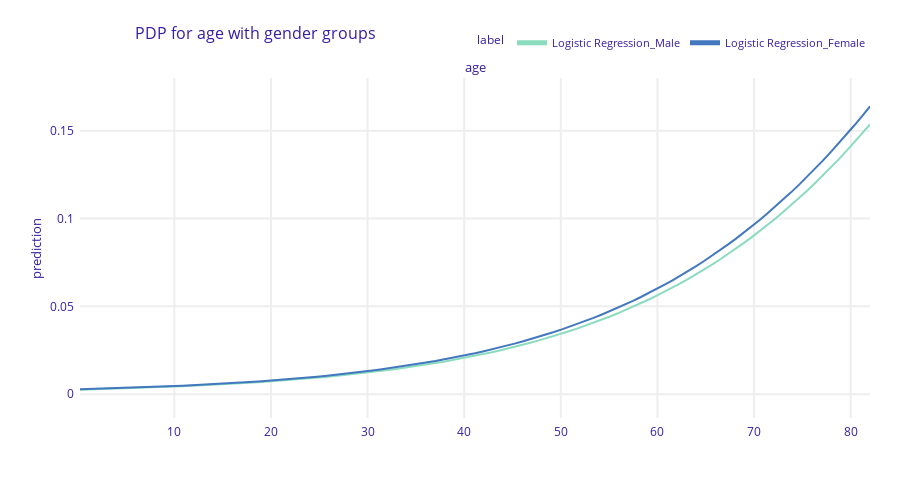

Notebook code for this chart:
### Code cell
X_train['gender_text'] = X_train['gender'].map({0: 'Female', 1: 'Male'})

# Użycie tej kolumny do grupowania
pdp_age_gender = exp.model_profile(variables=['age'], groups='gender')
pdp_age_gender.plot(title="PDP for age with gender groups")

### Figure 1 — Plotly figure (JSON) as saved in the notebook; plotly's stock layout.template omitted (floating-point values rounded to 4 significant figures; data arrays with more than 128 entries replaced by an {"elided": "..."} marker saying what was removed)
{"data": [{"customdata": {"elided": "101x3 mixed values"}, "hovertemplate": "<b>%{hovertext}</b><br><br>prediction=%{y:.3f}<br>mean_prediction=%{customdata[0]:.3f}<extra></extra>", "hovertext": ["Logistic Regression_Male", "Logistic Regression_Male", "Logistic Regression_Male", "Logistic Regression_Male", "Logistic Regression_Male", "Logistic Regression_Male", "Logistic Regression_Male", "Logistic Regression_Male", "Logistic Regression_Male", "Logistic Regression_Male", "Logistic Regression_Male", "Logistic Regression_Male", "Logistic Regression_Male", "Logistic Regression_Male", "Logistic Regression_Male", "Logistic Regression_Male", "Logistic Regression_Male", "Logistic Regression_Male", "Logistic Regression_Male", "Logistic Regression_Male", "Logistic Regression_Male", "Logistic Regression_Male", "Logistic Regression_Male", "Logistic Regression_Male", "Logistic Regression_Male", "Logistic Regression_Male", "Logistic Regression_Male", "Logistic Regression_Male", "Logistic Regression_Male", "Logistic Regression_Male", "Logistic Regression_Male", "Logistic Regression_Male", "Logistic Regression_Male", "Logistic Regression_Male", "Logistic Regression_Male", "Logistic Regression_Male", "Logistic Regression_Male", "Logistic Regression_Male", "Logistic Regression_Male", "Logistic Regression_Male", "Logistic Regression_Male", "Logistic Regression_Male", "Logistic Regression_Male", "Logistic Regression_Male", "Logistic Regression_Male", "Logistic Regression_Male", "Logistic Regression_Male", "Logistic Regression_Male", "Logistic Regression_Male", "Logistic Regression_Male", "Logistic Regression_Male", "Logistic Regression_Male", "Logistic Regression_Male", "Logistic Regression_Male", "Logistic Regression_Male", "Logistic Regression_Male", "Logistic Regression_Male", "Logistic Regression_Male", "Logistic Regression_Male", "Logistic Regression_Male", "Logistic Regression_Male", "Logistic Regression_Male", "Logistic Regression_Male", "Logistic Regression_Male", "Logistic Regression_Male", "Logistic Regression_Male", "Logistic Regression_Male", "Logistic Regression_Male", "Logistic Regression_Male", "Logistic Regression_Male", "Logistic Regression_Male", "Logistic Regression_Male", "Logistic Regression_Male", "Logistic Regression_Male", "Logistic Regression_Male", "Logistic Regression_Male", "Logistic Regression_Male", "Logistic Regression_Male", "Logistic Regression_Male", "Logistic Regression_Male", "Logistic Regression_Male", "Logistic Regression_Male", "Logistic Regression_Male", "Logistic Regression_Male", "Logistic Regression_Male", "Logistic Regression_Male", "Logistic Regression_Male", "Logistic Regression_Male", "Logistic Regression_Male", "Logistic Regression_Male", "Logistic Regression_Male", "Logistic Regression_Male", "Logistic Regression_Male", "Logistic Regression_Male", "Logistic Regression_Male", "Logistic Regression_Male", "Logistic Regression_Male", "Logistic Regression_Male", "Logistic Regression_Male", "Logistic Regression_Male", "Logistic Regression_Male"], "legendgroup": "Logistic Regression_Male", "line": {"color": "#8bdcbe", "dash": "solid", "width": 2}, "marker": {"symbol": "circle"}, "mode": "lines", "name": "Logistic Regression_Male", "opacity": 1, "orientation": "v", "showlegend": true, "type": "scatter", "x": [0.24, 1.058, 1.875, 2.693, 3.51, 4.328, 5.146, 5.963, 6.781, 7.598, 8.416, 9.234, 10.05, 10.87, 11.69, 12.5, 13.32, 14.14, 14.96, 15.77, 16.59, 17.41, 18.23, 19.04, 19.86, 20.68, 21.5, 22.32, 23.13, 23.95, 24.77, 25.59, 26.4, 27.22, 28.04, 28.86, 29.67, 30.49, 31.31, 32.13, 32.94, 33.76, 34.58, 35.4, 36.21, 37.03, 37.85, 38.67, 39.48, 40.3, 41.12, 41.94, 42.76, 43.57, 44.39, 45.21, 46.03, 46.84, 47.66, 48.48, 49.3, 50.11, 50.93, 51.75, 52.57, 53.38, 54.2, 55.02, 55.84, 56.65, 57.47, 58.29, 59.11, 59.92, 60.74, 61.56, 62.38, 63.2, 64.01, 64.83, 65.65, 66.47, 67.28, 68.1, 68.92, 69.74, 70.55, 71.37, 72.19, 73.01, 73.82, 74.64, 75.46, 76.28, 77.09, 77.91, 78.73, 79.55, 80.36, 81.18, 82], "xaxis": "x", "y": [0.002546, 0.002659, 0.002778, 0.002901, 0.00303, 0.003164, 0.003305, 0.003451, 0.003604, 0.003764, 0.003931, 0.004105, 0.004287, 0.004477, 0.004675, 0.004882, 0.005098, 0.005323, 0.005559, 0.005804, 0.00606, 0.006328, 0.006607, 0.006898, 0.007202, 0.00752, 0.007851, 0.008196, 0.008556, 0.008932, 0.009324, 0.009733, 0.01016, 0.0106, 0.01107, 0.01155, 0.01206, 0.01258, 0.01313, 0.0137, 0.0143, 0.01492, 0.01557, 0.01624, 0.01695, 0.01768, 0.01845, 0.01924, 0.02007, 0.02093, 0.02183, 0.02277, 0.02374, 0.02476, 0.02581, 0.02691, 0.02806, 0.02924, 0.03048, 0.03177, 0.03311, 0.0345, 0.03595, 0.03745, 0.03901, 0.04064, 0.04232, 0.04407, 0.04589, 0.04778, 0.04974, 0.05177, 0.05388, 0.05606, 0.05833, 0.06068, 0.06312, 0.06564, 0.06825, 0.07096, 0.07376, 0.07666, 0.07966, 0.08276, 0.08597, 0.08929, 0.09271, 0.09625, 0.0999, 0.1037, 0.1076, 0.1116, 0.1157, 0.12, 0.1244, 0.1289, 0.1336, 0.1384, 0.1433, 0.1483, 0.1536], "yaxis": "y"}, {"customdata": {"elided": "101x3 mixed values"}, "hovertemplate": "<b>%{hovertext}</b><br><br>prediction=%{y:.3f}<br>mean_prediction=%{customdata[0]:.3f}<extra></extra>", "hovertext": ["Logistic Regression_Female", "Logistic Regression_Female", "Logistic Regression_Female", "Logistic Regression_Female", "Logistic Regression_Female", "Logistic Regression_Female", "Logistic Regression_Female", "Logistic Regression_Female", "Logistic Regression_Female", "Logistic Regression_Female", "Logistic Regression_Female", "Logistic Regression_Female", "Logistic Regression_Female", "Logistic Regression_Female", "Logistic Regression_Female", "Logistic Regression_Female", "Logistic Regression_Female", "Logistic Regression_Female", "Logistic Regression_Female", "Logistic Regression_Female", "Logistic Regression_Female", "Logistic Regression_Female", "Logistic Regression_Female", "Logistic Regression_Female", "Logistic Regression_Female", "Logistic Regression_Female", "Logistic Regression_Female", "Logistic Regression_Female", "Logistic Regression_Female", "Logistic Regression_Female", "Logistic Regression_Female", "Logistic Regression_Female", "Logistic Regression_Female", "Logistic Regression_Female", "Logistic Regression_Female", "Logistic Regression_Female", "Logistic Regression_Female", "Logistic Regression_Female", "Logistic Regression_Female", "Logistic Regression_Female", "Logistic Regression_Female", "Logistic Regression_Female", "Logistic Regression_Female", "Logistic Regression_Female", "Logistic Regression_Female", "Logistic Regression_Female", "Logistic Regression_Female", "Logistic Regression_Female", "Logistic Regression_Female", "Logistic Regression_Female", "Logistic Regression_Female", "Logistic Regression_Female", "Logistic Regression_Female", "Logistic Regression_Female", "Logistic Regression_Female", "Logistic Regression_Female", "Logistic Regression_Female", "Logistic Regression_Female", "Logistic Regression_Female", "Logistic Regression_Female", "Logistic Regression_Female", "Logistic Regression_Female", "Logistic Regression_Female", "Logistic Regression_Female", "Logistic Regression_Female", "Logistic Regression_Female", "Logistic Regression_Female", "Logistic Regression_Female", "Logistic Regression_Female", "Logistic Regression_Female", "Logistic Regression_Female", "Logistic Regression_Female", "Logistic Regression_Female", "Logistic Regression_Female", "Logistic Regression_Female", "Logistic Regression_Female", "Logistic Regression_Female", "Logistic Regression_Female", "Logistic Regression_Female", "Logistic Regression_Female", "Logistic Regression_Female", "Logistic Regression_Female", "Logistic Regression_Female", "Logistic Regression_Female", "Logistic Regression_Female", "Logistic Regression_Female", "Logistic Regression_Female", "Logistic Regression_Female", "Logistic Regression_Female", "Logistic Regression_Female", "Logistic Regression_Female", "Logistic Regression_Female", "Logistic Regression_Female", "Logistic Regression_Female", "Logistic Regression_Female", "Logistic Regression_Female", "Logistic Regression_Female", "Logistic Regression_Female", "Logistic Regression_Female", "Logistic Regression_Female", "Logistic Regression_Female"], "legendgroup": "Logistic Regression_Female", "line": {"color": "#4378bf", "dash": "solid", "width": 2}, "marker": {"symbol": "circle"}, "mode": "lines", "name": "Logistic Regression_Female", "opacity": 1, "orientation": "v", "showlegend": true, "type": "scatter", "x": [0.24, 1.058, 1.875, 2.693, 3.51, 4.328, 5.146, 5.963, 6.781, 7.598, 8.416, 9.234, 10.05, 10.87, 11.69, 12.5, 13.32, 14.14, 14.96, 15.77, 16.59, 17.41, 18.23, 19.04, 19.86, 20.68, 21.5, 22.32, 23.13, 23.95, 24.77, 25.59, 26.4, 27.22, 28.04, 28.86, 29.67, 30.49, 31.31, 32.13, 32.94, 33.76, 34.58, 35.4, 36.21, 37.03, 37.85, 38.67, 39.48, 40.3, 41.12, 41.94, 42.76, 43.57, 44.39, 45.21, 46.03, 46.84, 47.66, 48.48, 49.3, 50.11, 50.93, 51.75, 52.57, 53.38, 54.2, 55.02, 55.84, 56.65, 57.47, 58.29, 59.11, 59.92, 60.74, 61.56, 62.38, 63.2, 64.01, 64.83, 65.65, 66.47, 67.28, 68.1, 68.92, 69.74, 70.55, 71.37, 72.19, 73.01, 73.82, 74.64, 75.46, 76.28, 77.09, 77.91, 78.73, 79.55, 80.36, 81.18, 82], "xaxis": "x", "y": [0.002719, 0.00284, 0.002966, 0.003098, 0.003236, 0.003379, 0.003529, 0.003686, 0.003849, 0.00402, 0.004198, 0.004384, 0.004578, 0.004781, 0.004993, 0.005214, 0.005444, 0.005685, 0.005936, 0.006199, 0.006472, 0.006758, 0.007056, 0.007367, 0.007692, 0.008031, 0.008384, 0.008753, 0.009138, 0.00954, 0.009958, 0.0104, 0.01085, 0.01133, 0.01182, 0.01234, 0.01288, 0.01344, 0.01403, 0.01464, 0.01527, 0.01594, 0.01663, 0.01735, 0.0181, 0.01889, 0.0197, 0.02055, 0.02144, 0.02236, 0.02332, 0.02432, 0.02536, 0.02645, 0.02758, 0.02875, 0.02997, 0.03124, 0.03257, 0.03394, 0.03537, 0.03686, 0.0384, 0.04001, 0.04168, 0.04342, 0.04522, 0.04709, 0.04903, 0.05105, 0.05314, 0.05531, 0.05757, 0.0599, 0.06233, 0.06484, 0.06744, 0.07014, 0.07293, 0.07582, 0.07881, 0.08191, 0.08511, 0.08842, 0.09185, 0.09539, 0.09904, 0.1028, 0.1067, 0.1107, 0.1149, 0.1192, 0.1236, 0.1281, 0.1328, 0.1376, 0.1426, 0.1477, 0.1529, 0.1583, 0.1639], "yaxis": "y"}], "layout": {"annotations": [{"font": {"size": 13}, "showarrow": false, "text": "age", "x": 0.5, "xanchor": "center", "xref": "paper", "y": 1, "yanchor": "bottom", "yref": "paper"}, {"font": {"size": 13}, "showarrow": false, "text": "prediction", "textangle": -90, "x": -0.07, "xref": "paper", "y": 0.5, "yref": "paper"}], "font": {"color": "#371ea3"}, "height": 489, "hovermode": "x unified", "legend": {"font": {"size": 11}, "itemsizing": "constant", "orientation": "h", "title": {"font": {"size": 12}, "text": "label"}, "tracegroupgap": 0, "x": 1, "xanchor": "right", "y": 1.061, "yanchor": "bottom"}, "margin": {"b": 71, "r": 30, "t": 78}, "title": {"font": {"size": 16}, "text": "PDP for age with gender groups", "x": 0.15}, "xaxis": {"anchor": "y", "automargin": true, "domain": [0, 1], "fixedrange": true, "gridwidth": 2, "showticklabels": true, "tickcolor": "white", "ticklen": 3, "ticks": "outside", "title": {"text": ""}, "type": "linear", "zeroline": false}, "yaxis": {"anchor": "x", "automargin": true, "domain": [0, 1], "fixedrange": true, "gridwidth": 2, "range": [-0.01359, 0.18], "tickcolor": "white", "ticklen": 3, "ticks": "outside", "title": {"text": ""}, "type": "linear", "zeroline": false}}}
